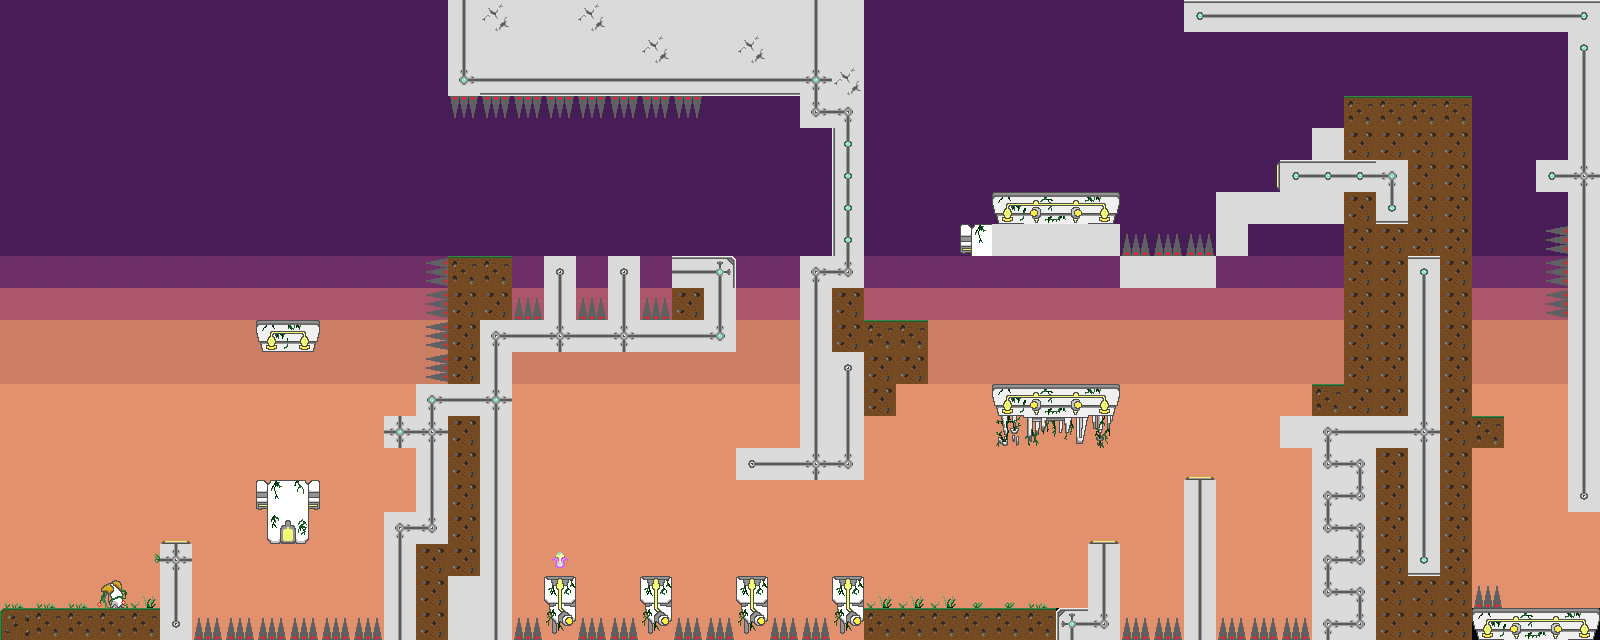

This is a level from a 2D game, rendered from its Tiled map with the project's own tilesets. A one-line summary and the map file follow, with tile-layer data summarised:
An orthogonal 50x20 tile map with 32x32 px tiles, 2 tile layers (Background Layer, Graphic Layer) and 64 objects.

<map version="1.0" tiledversion="1.1.4" orientation="orthogonal" renderorder="right-down" width="50" height="20" tilewidth="32" tileheight="32" infinite="0" nextobjectid="86">
 <tileset firstgid="1" name="pather_tilesets_334x6400" tilewidth="32" tileheight="32" tilecount="1008" columns="14">
  <image source="../pather_tilesets_334x6400.png" width="448" height="2304" />
 </tileset>
 <layer name="Background Layer" width="50" height="20">
  <data>[1000 cells, 887 non-empty, 5 distinct tile ids]</data>
 </layer>
 <layer name="Graphic Layer" width="50" height="20">
  <data>[1000 cells, 351 non-empty, 40 distinct tile ids]</data>
 </layer>
 <objectgroup name="Ground Layer">
  <object id="1" x="0" y="608" width="160" height="32" />
  <object id="2" x="864" y="608" width="224" height="32" />
  <object id="3" x="1504" y="608" width="96" height="32" />
  <object id="4" x="1472" y="608" width="32" height="32" />
  <object id="5" x="1344" y="96" width="128" height="32" />
  <object id="6" x="1568" y="96" width="32" height="32" />
  <object id="7" x="448" y="256" width="64" height="32" />
  <object id="8" x="544" y="256" width="32" height="32" />
  <object id="9" x="608" y="256" width="32" height="32" />
  <object id="10" x="672" y="256" width="64" height="32" />
  <object id="11" x="800" y="256" width="32" height="32" />
  <object id="84" x="1184" y="0" width="384" height="32" />
 </objectgroup>
 <objectgroup name="Object Layer">
  <object id="13" x="160" y="544" width="32" height="96" />
  <object id="14" x="256" y="480" width="64" height="64" />
  <object id="15" x="384" y="512" width="32" height="128" />
  <object id="16" x="416" y="384" width="32" height="160" />
  <object id="17" x="480" y="320" width="32" height="320" />
  <object id="18" x="512" y="320" width="224" height="32" />
  <object id="19" x="704" y="288" width="32" height="32" />
  <object id="20" x="704" y="64" width="96" height="32" />
  <object id="21" x="448" y="0" width="32" height="96" />
  <object id="22" x="832" y="0" width="32" height="480" />
  <object id="23" x="800" y="288" width="32" height="192" />
  <object id="24" x="800" y="0" width="32" height="128" />
  <object id="25" x="1088" y="544" width="32" height="96" />
  <object id="26" x="1184" y="480" width="32" height="160" />
  <object id="27" x="1312" y="384" width="32" height="256" />
  <object id="28" x="1280" y="416" width="32" height="32" />
  <object id="29" x="992" y="384" width="128" height="32" />
  <object id="30" x="864" y="320" width="64" height="32" />
  <object id="31" x="960" y="224" width="32" height="32" />
  <object id="32" x="992" y="192" width="128" height="32" />
  <object id="33" x="1088" y="224" width="32" height="32" />
  <object id="34" x="1120" y="256" width="96" height="32" />
  <object id="35" x="1216" y="192" width="32" height="64" />
  <object id="36" x="1248" y="192" width="96" height="32" />
  <object id="37" x="1280" y="160" width="64" height="32" />
  <object id="38" x="1312" y="128" width="32" height="32" />
  <object id="41" x="1536" y="160" width="32" height="32" />
  <object id="42" x="1568" y="128" width="32" height="384" />
  <object id="43" x="1440" y="128" width="32" height="512" />
  <object id="44" x="1568" y="0" width="32" height="96" />
  <object id="46" x="1472" y="416" width="32" height="32" />
  <object id="61" x="1344" y="128" width="32" height="512" />
  <object id="68" x="544" y="576" width="32" height="32" />
  <object id="69" x="640" y="576" width="32" height="32" />
  <object id="70" x="736" y="576" width="32" height="32" />
  <object id="71" x="832" y="576" width="32" height="32" />
  <object id="72" x="736" y="448" width="64" height="32" />
  <object id="78" x="384" y="416" width="32" height="32" />
  <object id="79" x="256" y="320" width="64" height="32" />
 </objectgroup>
 <objectgroup name="Danger Zone Layer">
  <object id="48" x="192" y="622.079" width="192" height="17.9209" />
  <object id="49" x="431.359" y="256" width="16.641" height="128" />
  <object id="50" x="448" y="96" width="256" height="16.641" />
  <object id="51" x="512" y="300.799" width="32" height="19.2008" />
  <object id="52" x="576" y="303.359" width="32" height="16.641" />
  <object id="53" x="640" y="299.519" width="32" height="20.4807" />
  <object id="57" x="1216" y="619.519" width="96" height="20.4807" />
  <object id="58" x="1120" y="240.639" width="96" height="15.3611" />
  <object id="60" x="1473.56" y="588.227" width="29" height="17.9209" />
  <object id="77" x="512" y="615" width="352" height="25" />
  <object id="81" x="1121.28" y="620.465" width="63.4419" height="20.4807" />
  <object id="82" x="1552.54" y="222.706" width="15.359" height="97.2738" />
 </objectgroup>
 <objectgroup name="Powerup Layer">
  <object id="85" x="544" y="544" width="32" height="32" />
 </objectgroup>
 <objectgroup name="EnemyType1 Layer" />
</map>
